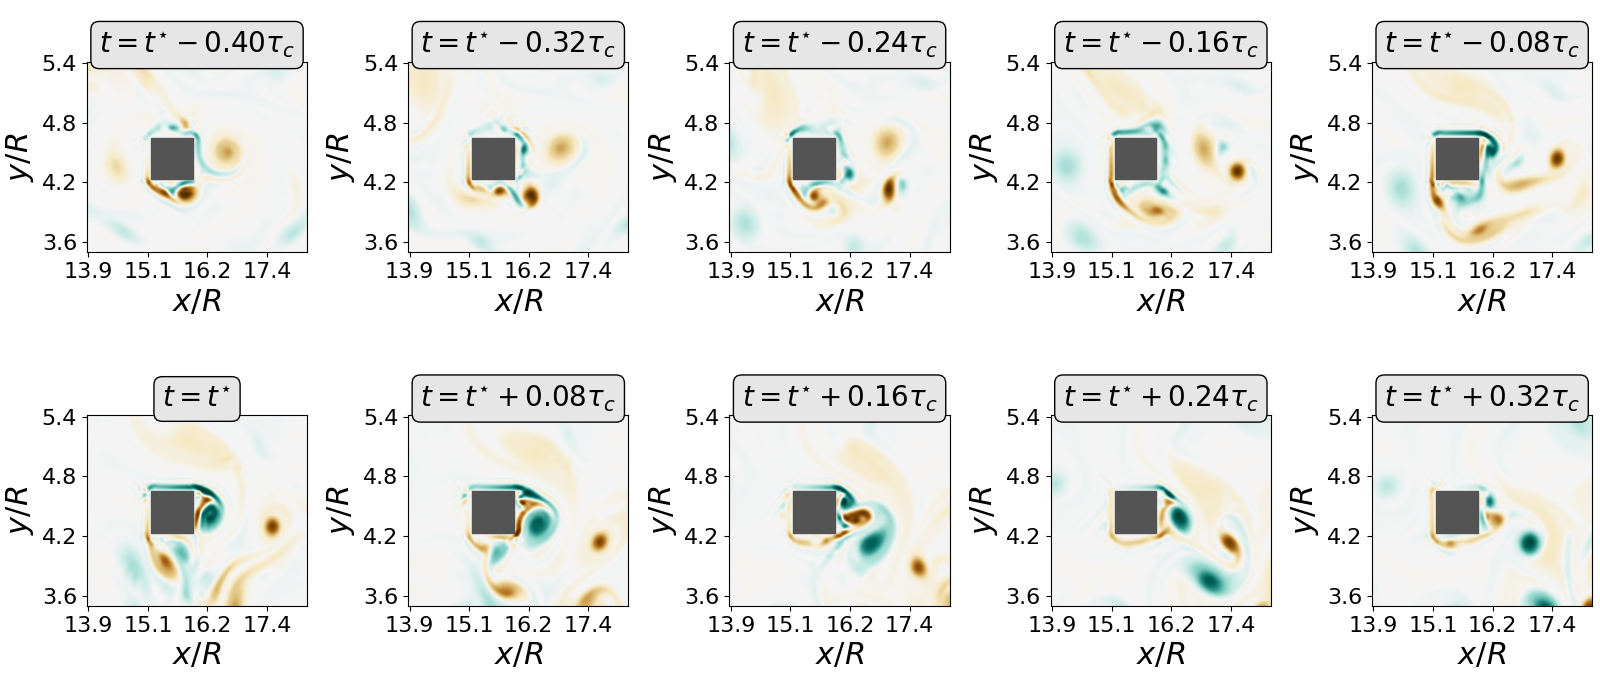

Reproduce this figure in Python.
# Produces a figure illustrating the vorticity field at the moment of peak drag for 7 events.
# The figure consists of 7 axes. One axes is four times bigger as the others, and contains 
# annotations
import numpy as np
import csv
import matplotlib.pyplot as plt
from matplotlib.patches import Rectangle
from os.path import abspath, dirname, join, basename, splitext

Dx = 513
Dy = 129
N = Dx*Dy
F = np.zeros(104)
idx = np.zeros(104)

prefix = "/home/tlestang/transition_hdd/thibault/These/lbm_code/seq/draft/etude_dynamique/instant_events/"
# Files extremes.csv contains the index of the events and the corresponding
# peak drag amplitude, in units of sigma
# First row is lowest fluctuation
with open(prefix+'extremes.csv', mode='r') as extremes_file:
        extremes_reader = csv.reader(extremes_file, delimiter=',')
        line_count=0
        for row in extremes_reader:
            idx[line_count]=row[0]
            F[line_count]=row[1]
            line_count += 1

fig = plt.figure(figsize=(16,7), constrained_layout=True)
# Declares a 2x5 grid.

grid = plt.GridSpec(2, 5, figure=fig)
for i in range(0,5):
    plt.subplot(grid[0,i])
    plt.subplot(grid[1,i])

ax_list = fig.axes
nplots = len(ax_list)

path_to_file_ux = prefix+'event_{:d}_feb/ux.dat'.format(int(idx[1]+1))
path_to_file_uy = prefix+'event_{:d}_feb/uy.dat'.format(int(idx[1]+1))
fx = open(path_to_file_ux, "rb")  # reopen the file
fy = open(path_to_file_uy, "rb")  # reopen the file
bbox = dict(boxstyle="round", fc="0.9")
for i in range(0,nplots):
        # trick to advance in time with row major ordering
        I = 2*(i%5) + i//5
        
        offset=(40+2*i)-1
        fx.seek(offset*N*8, 0)  
        fy.seek(offset*N*8, 0)  

        # Get velocity fields
        ux = np.fromfile(fx, float, N, "")
        ux = np.reshape(ux, (129,513), 'F')
        uy = np.fromfile(fy, float, N, "")
        uy = np.reshape(uy, (129,513), 'F')
    
        ymin=32;ymax=96
        xmin=236;xmax=310
        # Compute vorticity using finite-differences
        dxy = (uy[ymin:ymax, xmin+1:xmax+1] - uy[ymin:ymax, xmin-1:xmax-1])*0.5
        dyx = (ux[ymin+1:ymax+1, xmin:xmax] - ux[ymin-1:ymax-1, xmin:xmax])*0.5
        vort = dxy - dyx
        # The sign of the vorticity is wrong if using a right-handed coord. system.
        # The velocity field should probably be flipped upside-down
        vort = - vort

        # Print fluctuation amplitude as title
        timeFromPeak=(offset+1-50)*0.04
        if timeFromPeak<0:
                tit=r'$t=t^{\star}-'+'{:2.2f}\\tau_c$'.format(-timeFromPeak)
        elif timeFromPeak>0:
                tit=r'$t=t^{\star}+'+'{:2.2f}\\tau_c$'.format(timeFromPeak)
        else:
                tit=r'$t=t^{\star}$'
        ax_list[I].set_title(tit,fontsize=20,bbox=bbox)
        # Print vorticity field
        im=ax_list[I].imshow(vort, interpolation='spline36', cmap='BrBG', vmin=-0.15, vmax=0.15)
        # Adds a filled Rectangle to mark the square obstacle
        rect = ax_list[I].add_artist(Rectangle((21,25), 14, 14))
        rect.set_color('#545454')

        # Write ticks and labels
        xticks = ax_list[I].get_xticks()
        xticks[:] = [(x+xmin) / 17 for x in xticks]
        xticklabels = ['{:2.1f}'.format(x) for x in xticks]
        ax_list[I].set_xticklabels(xticklabels, fontsize=16)
        yticks = ax_list[I].get_yticks()
        yticks[:] = [(x+ymin) / 17 for x in yticks]
        yticklabels = ['{:2.1f}'.format(x) for x in yticks]
        ax_list[I].set_yticklabels(yticklabels[::-1], fontsize=16)
        
        ax_list[i].set_xlabel(r'$x/R$',fontsize=22)
        ax_list[i].set_ylabel(r'$y/R$',fontsize=22)
        
#cbar=fig.colorbar(im, ax=ax_list)
#cbar.ax.tick_params(labelsize=16)

fname = join(
    abspath(dirname(__file__)), basename(splitext(__file__)[0]) + ".eps"
    )
plt.savefig(fname)
            
